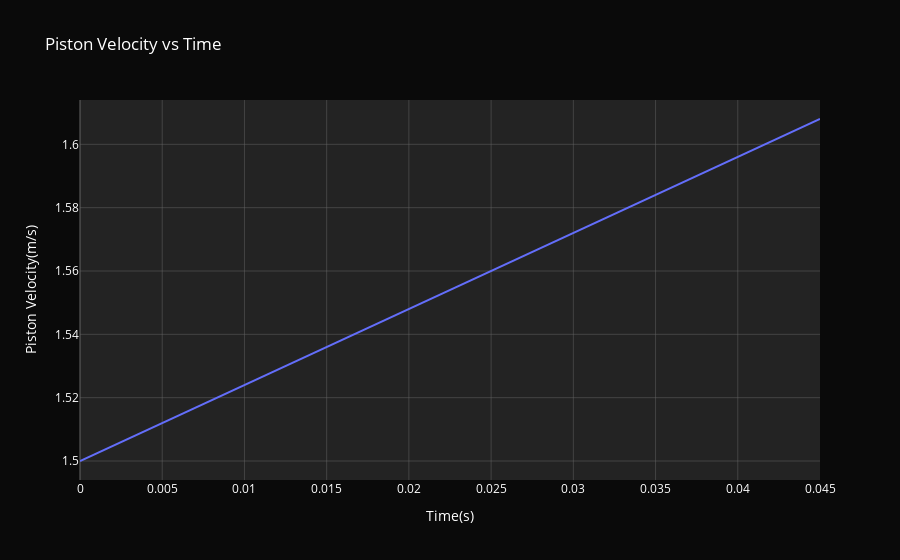

The code cell stored with this chart in its notebook:
### Code cell
import plotly.graph_objects as go
import numpy as np

time_simulated = np.linspace(0, 0.045, 100)
velocity_simulated = 1.5 + (time_simulated * 2.4)


trace = go.Scatter(
    x=time_simulated,
    y=velocity_simulated,
    mode='lines',
    name='Simulated Piston Velocity'
)


fig = go.Figure(data=[trace])

fig.update_layout(
    title='Piston Velocity vs Time',
    xaxis_title='Time(s)',
    yaxis_title='Piston Velocity(m/s)',
    plot_bgcolor='rgba(35, 35, 35, 1)',  # Dark gray background in the plot area
    paper_bgcolor='rgba(10, 10, 10, 1)',  # Almost black background around the plot area
    font=dict(color='white'),  # White text for better contrast on dark background
    xaxis=dict(
        showgrid=True,
        gridcolor='rgba(100, 100, 100, 0.5)',  # Light gray grid lines
        zerolinecolor='rgba(100, 100, 100, 0.5)'  # Light gray zero line
    ),
    yaxis=dict(
        showgrid=True,
        gridcolor='rgba(100, 100, 100, 0.5)',  # Light gray grid lines
        zerolinecolor='rgba(100, 100, 100, 0.5)'  # Light gray zero line
    )
)

# Show the plot
fig.show()

### Figure 1 — Plotly figure (JSON) as saved in the notebook; plotly's stock layout.template omitted (floating-point values rounded to 4 significant figures)
{"data": [{"mode": "lines", "name": "Simulated Piston Velocity", "type": "scatter", "x": [0, 0.0004545, 0.0009091, 0.001364, 0.001818, 0.002273, 0.002727, 0.003182, 0.003636, 0.004091, 0.004545, 0.005, 0.005455, 0.005909, 0.006364, 0.006818, 0.007273, 0.007727, 0.008182, 0.008636, 0.009091, 0.009545, 0.01, 0.01045, 0.01091, 0.01136, 0.01182, 0.01227, 0.01273, 0.01318, 0.01364, 0.01409, 0.01455, 0.015, 0.01545, 0.01591, 0.01636, 0.01682, 0.01727, 0.01773, 0.01818, 0.01864, 0.01909, 0.01955, 0.02, 0.02045, 0.02091, 0.02136, 0.02182, 0.02227, 0.02273, 0.02318, 0.02364, 0.02409, 0.02455, 0.025, 0.02545, 0.02591, 0.02636, 0.02682, 0.02727, 0.02773, 0.02818, 0.02864, 0.02909, 0.02955, 0.03, 0.03045, 0.03091, 0.03136, 0.03182, 0.03227, 0.03273, 0.03318, 0.03364, 0.03409, 0.03455, 0.035, 0.03545, 0.03591, 0.03636, 0.03682, 0.03727, 0.03773, 0.03818, 0.03864, 0.03909, 0.03955, 0.04, 0.04045, 0.04091, 0.04136, 0.04182, 0.04227, 0.04273, 0.04318, 0.04364, 0.04409, 0.04455, 0.045], "y": [1.5, 1.501, 1.502, 1.503, 1.504, 1.505, 1.507, 1.508, 1.509, 1.51, 1.511, 1.512, 1.513, 1.514, 1.515, 1.516, 1.517, 1.519, 1.52, 1.521, 1.522, 1.523, 1.524, 1.525, 1.526, 1.527, 1.528, 1.529, 1.531, 1.532, 1.533, 1.534, 1.535, 1.536, 1.537, 1.538, 1.539, 1.54, 1.541, 1.543, 1.544, 1.545, 1.546, 1.547, 1.548, 1.549, 1.55, 1.551, 1.552, 1.553, 1.555, 1.556, 1.557, 1.558, 1.559, 1.56, 1.561, 1.562, 1.563, 1.564, 1.565, 1.567, 1.568, 1.569, 1.57, 1.571, 1.572, 1.573, 1.574, 1.575, 1.576, 1.577, 1.579, 1.58, 1.581, 1.582, 1.583, 1.584, 1.585, 1.586, 1.587, 1.588, 1.589, 1.591, 1.592, 1.593, 1.594, 1.595, 1.596, 1.597, 1.598, 1.599, 1.6, 1.601, 1.603, 1.604, 1.605, 1.606, 1.607, 1.608]}], "layout": {"font": {"color": "white"}, "paper_bgcolor": "rgba(10, 10, 10, 1)", "plot_bgcolor": "rgba(35, 35, 35, 1)", "title": {"text": "Piston Velocity vs Time"}, "xaxis": {"gridcolor": "rgba(100, 100, 100, 0.5)", "showgrid": true, "title": {"text": "Time(s)"}, "zerolinecolor": "rgba(100, 100, 100, 0.5)"}, "yaxis": {"gridcolor": "rgba(100, 100, 100, 0.5)", "showgrid": true, "title": {"text": "Piston Velocity(m/s)"}, "zerolinecolor": "rgba(100, 100, 100, 0.5)"}}}
